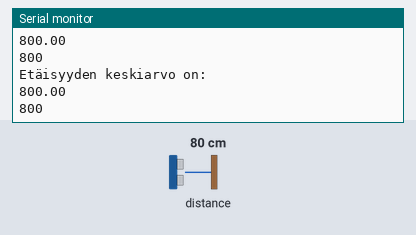
This sketch was run on a simulated Arduino Uno, built with avr-gcc and run on an emulated ATmega328P. On the bench: the last lines printed to the serial monitor. The test bench sets the inputs (shaded band); at power-on: distance to the obstacle 80 cm.

Above: at 1.2 s.
1.3 s: distance to the obstacle set to 2 cm
At 1.68 s:
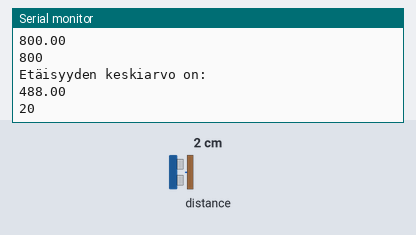
2.8 s: distance to the obstacle set to 4 cm
At 3.15 s:
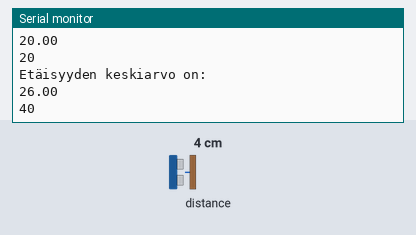
Timing chart, 0 to 5.8 s (numbered marks = the images above; inputs shaded):
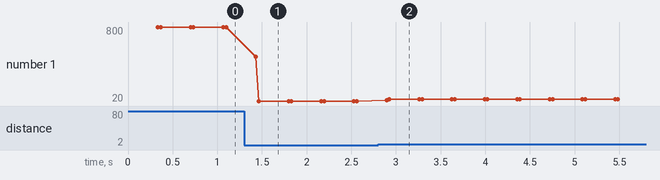

The sketch:

vl53l0x_continuous_Veera_Tommila.ino
```cpp
#include "Adafruit_VL53L0X.h"
/*
HARJOITUS 6   Veera Tommila
Metro M4 alusta ja siihen liitetyssä sensorilevyssä on yhtenä anturina VL53L0X laser sensori (Time of Light).
Testikoodilla vl53l0x_continuous.ino saadaan alla olevan kuvan mukaista mittausta. Nähdään, että peräkkäisissäkin mittausarvoissa voi olla isojakin eroja,
jopa 5mm eroja vaikka alusta ja kohde ovat vakaasti paikallaan.

Tehtävänä on muokata mittauskoodia niin, että se laskee jokaiseen tulostettavaan arvoon aina keskiarvon kymmenestä aiemmasta arvosta.
Käytä array tietotyyppiä, jossa on 10 kokonaisluku alkiota. Alusta array-tyyppinen muuttuja alussa arvoilla 8190, joka on anturin antama maksimiarvo.
Palauta kommentoitu koodi zipattuna Harjoitus 6 palautuslaatikkoon 20.11.2022 mennessä
*/
Adafruit_VL53L0X lox = Adafruit_VL53L0X();

int arvot[10] = {8190};
int i = 10;
float keskiarvo = 0.0f;
float summa = 0;

void laskeKeskiarvo();

void setup() {
  Serial.begin(115200);

  // wait until serial port opens for native USB devices
  while (! Serial) {
    delay(1);
  }

  Serial.println("Adafruit VL53L0X test.");
  if (!lox.begin()) {
    Serial.println(F("Failed to boot VL53L0X"));
    while(1);
  }
  // power
  Serial.println(F("VL53L0X API Continuous Ranging example\n\n"));

  // start continuous ranging
  lox.startRangeContinuous();
}

void loop() {
  laskeKeskiarvo();
  if (lox.isRangeComplete()) {
    //Serial.print("Distance in mm: ");
    Serial.println(lox.readRange());
  }
}

void laskeKeskiarvo(){
  keskiarvo = 0.0f;
  summa = 0;

  for (i = 0; i < 10; i++)
  {
    arvot[i] = lox.readRange();
    //Serial.println("Arvot:"); //Näillä vain testataan arvojen mittaus ja keskiarvon laskeminen.
    //Serial.println(arvot[i]);
    summa = summa + arvot[i]; //Tallennetaan mitatut arvot.
    keskiarvo = summa / 10; //Keskiarvon laskeminen.
  }

  Serial.println("Etäisyyden keskiarvo on: ");  //Keskiarvon tulostus.
  Serial.println(keskiarvo);

  //delay(50000);  //Kuinka usein keskiarvo lasketaan. Tämä ei kuitenkaan ole välttämätön.
}
```

Measured:
- after the input at 1.3 s, the serial monitor: prints a new line after 0.13 s (image 1)
- after the input at 2.8 s, the serial monitor: prints a new line after 0.09 s (image 2)
- plotted number 1: 800 → 20 after the input at 1.3 s, 20 → 40 after the input at 2.8 s
